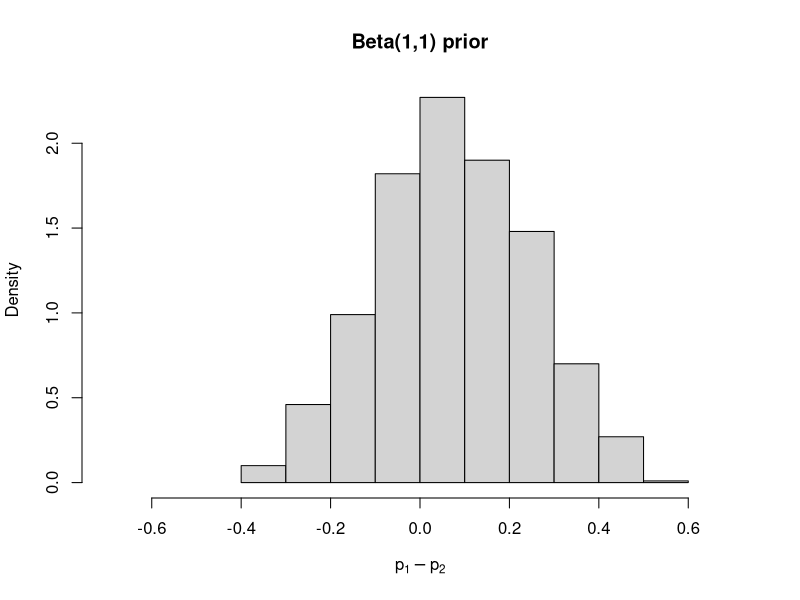
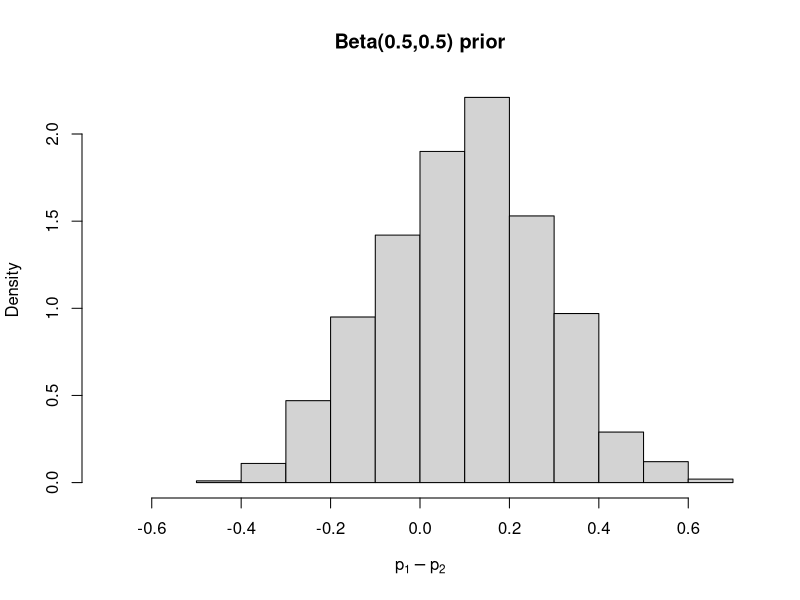
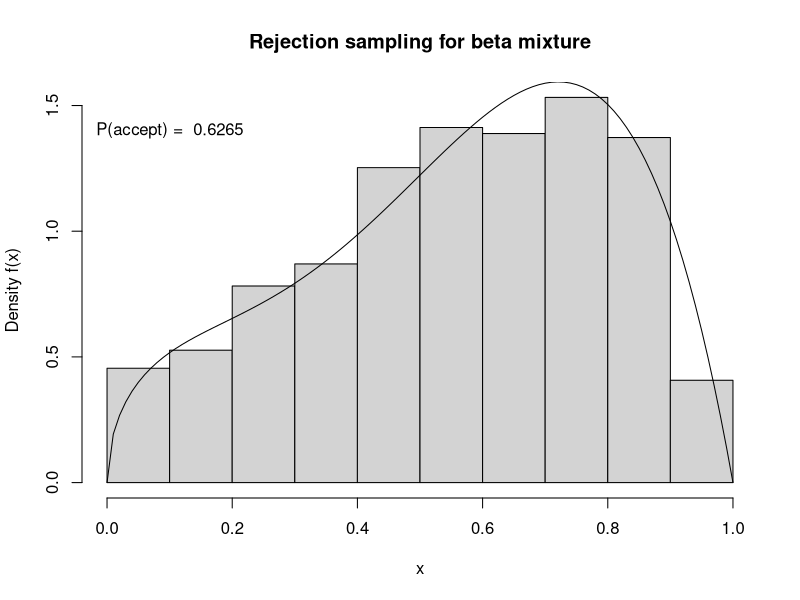
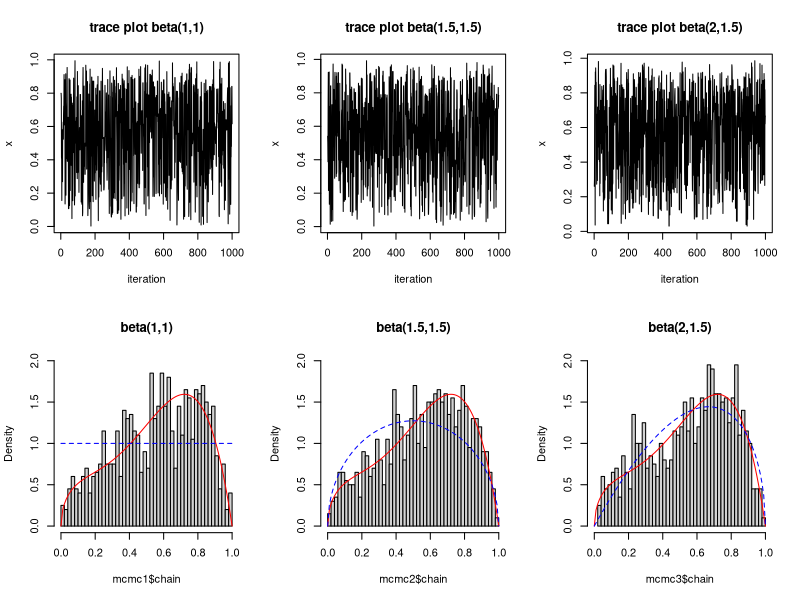
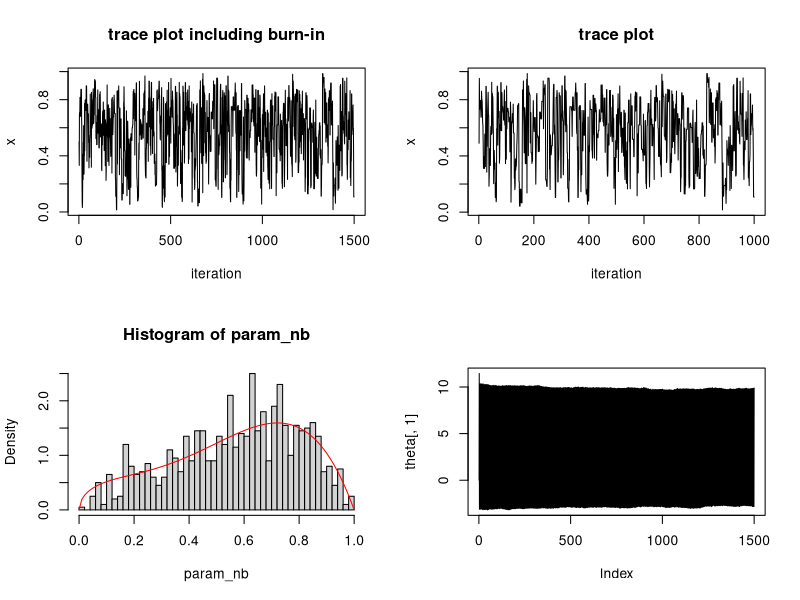
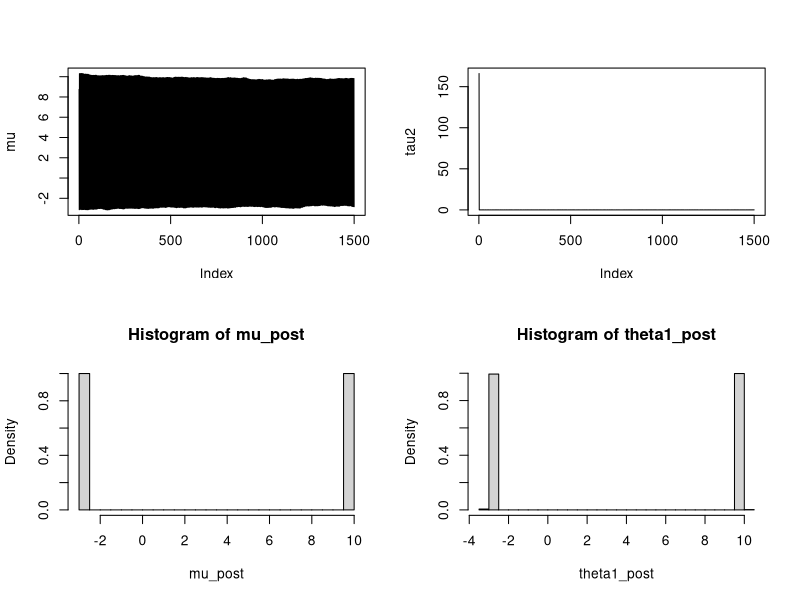
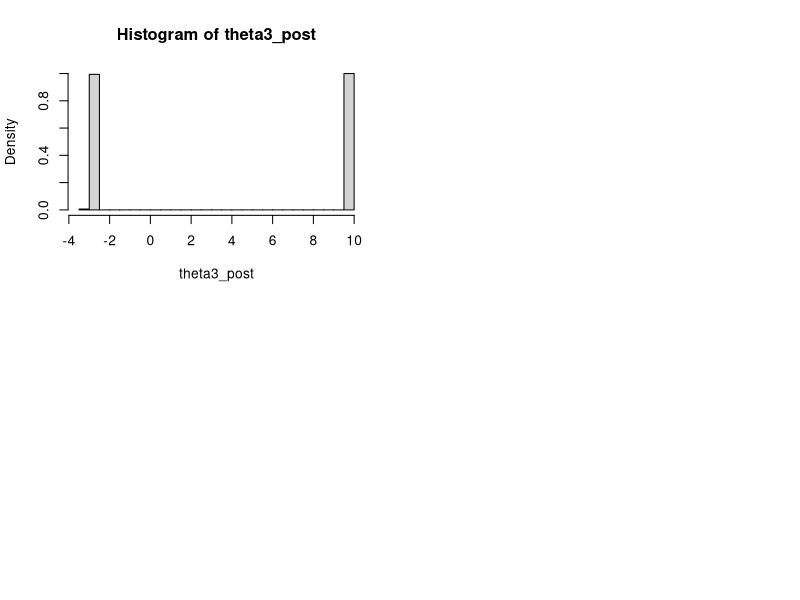

These figures' R source, in order:
## ---- chunk 1
knitr::opts_chunk$set(echo = TRUE)
## ---- chunk 2
set.seed(123)
# data
n1 <- 10; y1 <- 6; n2 <- 20; y2 <- 10; 
# same priors for treatments 1 and 2. for these priors, alpha = beta
ab_flat <- 1
ab_jeff <- 0.5

# take 1000 samples from p1 - p2
nsamples <- 1000
# flat prior
post_p1_flat <- rbeta(nsamples, shape1 = ab_flat + y1, shape2 = n1 - y1 + ab_flat)
post_p2_flat <- rbeta(nsamples, shape1 = ab_flat + y2, shape2 = n2 - y2 + ab_flat)
post_diff_flat <- post_p1_flat - post_p2_flat

# jeffrey's prior
post_p1_jeff <- rbeta(nsamples, shape1 = ab_jeff + y1, shape2 = n1 - y1 + ab_jeff)
post_p2_jeff <- rbeta(nsamples, shape1 = ab_jeff + y2, shape2 = n2 - y2 + ab_jeff)
post_diff_jeff <- post_p1_jeff - post_p2_jeff

# plot histograms of posterior
xlim_diff <- c(-0.7, 0.7)
hist(post_diff_flat, prob = TRUE, xlab = expression(p[1] - p[2]), 
     main = "Beta(1,1) prior", xlim = xlim_diff)
hist(post_diff_jeff, prob = TRUE, xlab = expression(p[1] - p[2]), 
     main = "Beta(0.5,0.5) prior", xlim = xlim_diff)

# get 95% posterior CrI
CI_diff_flat <- round(quantile(post_diff_flat, c(0.025, 0.975)), 2)
CI_diff_jeff <- round(quantile(post_diff_jeff, c(0.025, 0.975)), 2)
## ---- chunk 3
# get from posterior simulations
p_diff_flat <- sum(post_diff_flat > 0) / nsamples
p_diff_jeff <- sum(post_diff_jeff > 0) / nsamples
## ---- chunk 4
# get by numerical integration

## ---- chunk 5
beta3 <- function(x) 0.7*dbeta(x, 4, 2) + 0.3*dbeta(x, 1.5, 3)
## ---- chunk 6
set.seed(123)
# use U(0,1) as a proposal distn g(x)
# find scalar m, to make m * g(x) > f(x)
# max(beta3(seq(0, 1, length.out = 1000))) # 1.594115

# reject-accept sampling
beta3_reject <- function(n, m = 1.6) {
  y <- runif(n) # proposal
  ratio <- beta3(y)/m # f(y) / m*g(y); note, g(y) = 1 for g(y) ~ Uniform(0,1)
  u <- runif(n) # to compare with ratio
  accept <- u < ratio
  samples <- y[accept]
  return(list(samples = samples, p.accept = length(samples)/n))
}

# generate 1000 samples
samples_rej <- beta3_reject(2000)

# plot histogram and true density
hist(samples_rej$samples, prob = TRUE, 
     main = "Rejection sampling for beta mixture",
     ylab = "Density f(x)",
     xlab = "x")
curve(beta3(x), 0, 1, add = TRUE)
text(0.1, 1.4, labels = paste("P(accept) = ", samples_rej$p.accept))
## ---- chunk 7
set.seed(123)

# MH function using beta jump distribution
# This is an "independent" MH algorithm, since the proposals are independent of the previous iteration
mh_beta <- function (a, b, n.burn = 500, n.iter = 1000, param.init = 0.5) {
  # initialize vectors 
  param <- vector("numeric", length = n.burn + n.iter)
  moved <- vector(length = length(param) - 1)
  param[1] <- param.init # set initial value
  
  # MH algorithm
  for (iter in 2:(n.burn + n.iter)) {
    proposal <- rbeta(1, shape1 = a, shape2 = b)
    p_accept <- (beta3(proposal) / dbeta(proposal, shape1 = a, shape2 = b)) / 
      (beta3(param[iter - 1]) / dbeta(param[iter - 1], shape1 = a, shape2 = b))
    if(is.nan(p_accept)) print("NaN")
    ifelse(runif(1) < p_accept, # check if proposal is accepted
           {param[iter] <- proposal; moved[iter-1] <- TRUE}, # accept proposal and move
           param[iter] <- param[iter - 1]) # reject proposal and use last value
  } 
  # calculate movement probability
  p.moved <- sum(moved) / length(moved)
  # return chain, movement probability, and simulation parameters
  return(list(full.chain = param, 
              chain = param[(n.burn + 1):(n.burn + n.iter)], 
              p.moved = p.moved, n.burn = n.burn, n.iter = n.iter, 
              param.init = param.init, a = a, b = b))
}

# MH simulation for each beta jump distribution
mcmc1 <- mh_beta(1, 1)
mcmc2 <- mh_beta(1.5, 1.5)
mcmc3 <- mh_beta(2, 1.5)
## ---- chunk 8
par(mfrow = c(2,3))

# plot trace
plot(mcmc1$chain, type = "l", main = "trace plot beta(1,1)", xlab = "iteration", ylab = "x")
plot(mcmc2$chain, type = "l", main = "trace plot beta(1.5,1.5)", xlab = "iteration", ylab = "x")
plot(mcmc3$chain, type = "l", main = "trace plot beta(2,1.5)", xlab = "iteration", ylab = "x")

# plot posterior histogram with true density and jump distn overlaid
hist(mcmc1$chain, nclass = 40,prob = TRUE, main = "beta(1,1)", ylim = c(0,2), xlim = c(0,1))
curve(beta3(x), add = TRUE, col = "red")
curve(dbeta(x, 1,1), add = TRUE, col = "blue", lty = 2)
hist(mcmc2$chain, nclass = 40,prob = TRUE, main = "beta(1.5,1.5)", ylim = c(0,2), xlim = c(0,1))
curve(beta3(x), add = TRUE, col = "red")
curve(dbeta(x, 1.5, 1.5), add = TRUE, col = "blue", lty = 2)
hist(mcmc3$chain, nclass = 40,prob = TRUE, main = "beta(2,1.5)", ylim = c(0,2), xlim = c(0,1))
curve(beta3(x), add = TRUE, col = "red")
curve(dbeta(x, 2, 1.5), add = TRUE, col = "blue", lty = 2)

## ---- chunk 9
par(mfrow = c(2,2))

set.seed(123)
burnin <- 500
nsamples <- 1000

# initialize vectors and set parameters
param <- vector("numeric", length = burnin + nsamples)
moved <- vector(length = length(param) - 1)
param[1] <- 0.5 # initial parameter
sd_prop <- 0.3  # sd of normal proposal distn

for (iter in 2:(burnin + nsamples)) {
  proposal <- rnorm(1, mean = param[iter - 1], sd = sd_prop)
  p_accept <- beta3(proposal) / beta3(param[iter - 1])
  if(is.nan(p_accept)) print("NaN")
  ifelse(runif(1) < p_accept, # check if proposal is accepted
         {param[iter] <- proposal; moved[iter-1] <- TRUE}, # accept proposal and move
         param[iter] <- param[iter - 1]) # reject proposal and use last value
}

plot(param, type = "l", main = "trace plot including burn-in", xlab = "iteration", ylab = "x")

param_nb <- param[(burnin+1):(burnin + nsamples)]
plot(param_nb, type = "l", main = "trace plot", xlab = "iteration", ylab = "x")
hist(param_nb, nclass = 40,prob = TRUE)
curve(beta3(x), add = TRUE, col = "red")
## ---- chunk 10
# acceptance or "moving" probability
(prob_moved <- sum(moved) / length(moved))
## ---- chunk 11
# data
sat <- data.frame(matrix(c("A", 28, 15,
"B", 8, 10,
"C", -3, 16,
"D", 7, 11,
"E", -1, 9,
"F", 1, 11,
"G", 18, 10,
"H", 12, 18), 
byrow = TRUE, nrow = 8, ncol = 3))
names(sat) <- c("school", "y", "se")
sat$y <- as.numeric(sat$y)
sat$se <- as.numeric(sat$se)

sat
## ---- chunk 12
set.seed(123)
# gibbs sampler
# iterations
n.burn <- 500
n.iter <- 1000
# init values
nschool <- nrow(sat)
theta.init <- rep(0, nschool)
mu.init <- mean(sat$y)
tau2.init <- mean(sat$se^2)
# theta.init <- rep(100, nschool)
# mu.init <- 100
# tau2.init <- 50

# gibbs_sat <- function(theta.init, mu.init, tau2.init) {
#   
# }
# 
# initialize storage data structures
theta <- matrix(0, nrow = n.burn + n.iter, ncol = nschool)
mu <- tau2 <- vector("numeric", length = n.burn + n.iter)

# set inits
theta[1,] <- theta.init
mu[1] <- mu.init
tau2[1] <- tau2.init

for (iter in 2:(n.burn + n.iter)) {
  # sample theta
  theta_mu_numerator <- (sat$y/(sat$se^2) + mu[iter-1]/tau2[iter-1])
  theta_mu_denominator <- (1/sat$se^2 + 1/tau2[iter-1])
  theta_var <- 1/(1/sat$se^2 + 1/tau2[iter-1])
  theta[iter,] <- rnorm(nschool, mean = theta_mu_numerator/theta_mu_denominator, sd = sqrt(theta_var))
  
  # sample mu
  theta_bar <- mean(theta[iter - 1,])
  mu[iter] <- rnorm(1, mean = theta_bar, sd = sqrt(tau2[iter-1]/nschool))
  
  # sample tau^2
  # tau2[iter] <- rgamma(1, shape = (nschool -1)/2, scale = 0.5 * sum((theta[iter-1,] - mu[iter-1])^2))
  tau2[iter] <- 1/rgamma(1, shape = (nschool -1)/2, scale = 0.5 * sum((theta[iter-1,] - mu[iter-1])^2))
}
## ---- chunk 13
plot(theta[,1], type = "l")
plot(mu, type = "l")
plot(tau2, type = "l")
## ---- chunk 14
mu_post <- mu[(n.burn + 1):(n.burn + n.iter)]
hist(mu_post, nclass = 40, prob = TRUE)
(CI_mu <- quantile(mu_post, c(0.025, 0.975)))
## ---- chunk 15
theta1_post <- theta[(n.burn + 1):(n.burn + n.iter),1]
hist(theta1_post, nclass = 40, prob = TRUE)
(CI_theta1 <- quantile(theta1_post, c(0.025, 0.975)))
## ---- chunk 16
theta3_post <- theta[(n.burn + 1):(n.burn + n.iter),3]
diff13_post <- theta1_post - theta3_post
hist(theta3_post, nclass = 40, prob = TRUE)
(CI_diff13 <- quantile(diff13_post, c(0.025, 0.975)))
## ---- chunk 17
max_post <- apply(theta[(n.burn + 1):(n.burn + n.iter),-1], 1, max)
theta1_vs_max_post <- theta1_post - max_post
(prob_theta1_bigger <- sum(theta1_vs_max_post > 0) / length(theta1_vs_max_post))
